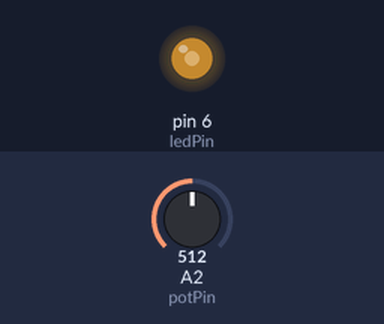
Simulated run of this sketch. Board: Arduino Uno, built with avr-gcc and run on an emulated ATmega328P. Shown: output pins drawn as LEDs (lit = HIGH). Inputs (shaded band) come from the test bench; at power-on: A2 (potPin) = 512. What the sketch prints to the serial monitor is not drawn.

Above: at 1.2 s.
1.3 s: A2 (potPin) set to 107
At 2.3 s:
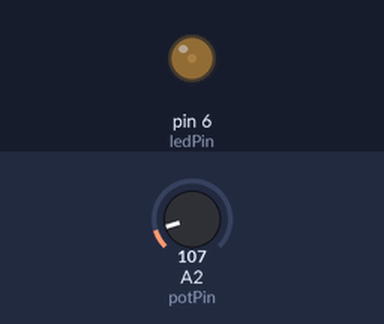
2.8 s: A2 (potPin) set to 92
At 3.9 s:
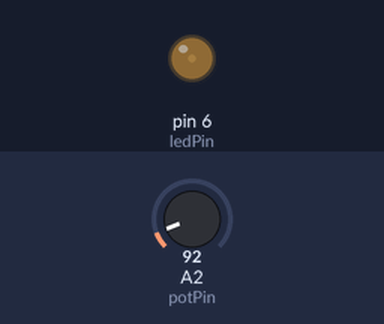
4.8 s: A2 (potPin) set to 11
At 5.2 s:
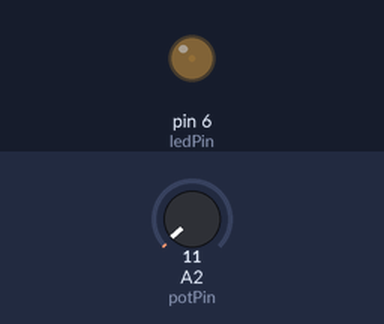
6.6 s: A2 (potPin) set to 8
At 7.7 s:
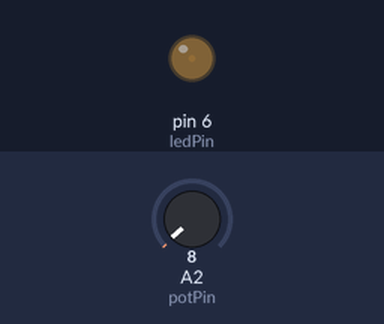
8.4 s: A2 (potPin) set to 716
At 9.5 s:
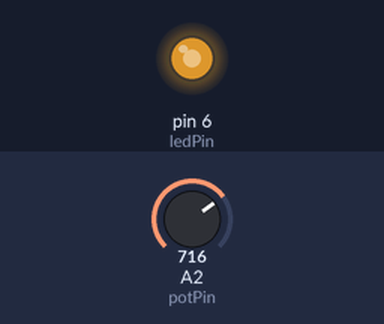
9.9 s: A2 (potPin) set to 981
At 11.1 s:
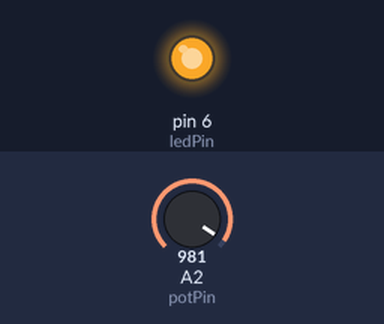
11.4 s: A2 (potPin) set to 1015
Timing chart, 0 to 14.2 s (numbered marks = the images above; inputs shaded):
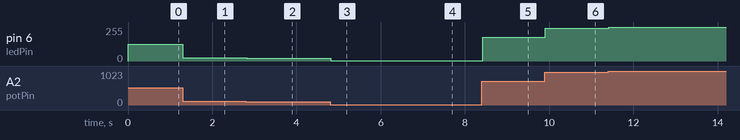

The sketch:

dimmable_LED.ino
```cpp
int potPin=A2; //any analog pin
int ledPin=6; //any PWM pin
int potVal;  //value reading from potentiometer
float LEDval;

void setup() {
  Serial.begin(9600);
  pinMode(potPin,INPUT);
  pinMode(ledPin,OUTPUT);
}

void loop() {
  potVal=analogRead(potPin);
  LEDval=(255./1023.)*potVal;
  analogWrite(ledPin,LEDval);
  Serial.print("Value in Potentiometer : ");
  Serial.print(potVal);
  }
```

Measured:
- after the input at 1.3 s, pin 6 (ledPin): 127/255 → 26/255 at once
- after the input at 2.8 s, pin 6 (ledPin): 26/255 → 22/255 at once
- after the input at 4.8 s, pin 6 (ledPin): 22/255 → 2/255 at once
- after the input at 6.6 s, pin 6 (ledPin): 2/255 → 1/255 at once
- after the input at 8.4 s, pin 6 (ledPin): 1/255 → 178/255 at once
- after the input at 9.9 s, pin 6 (ledPin): 178/255 → 244/255 at once
- after the input at 11.4 s, pin 6 (ledPin): 244/255 → 253/255 at once
